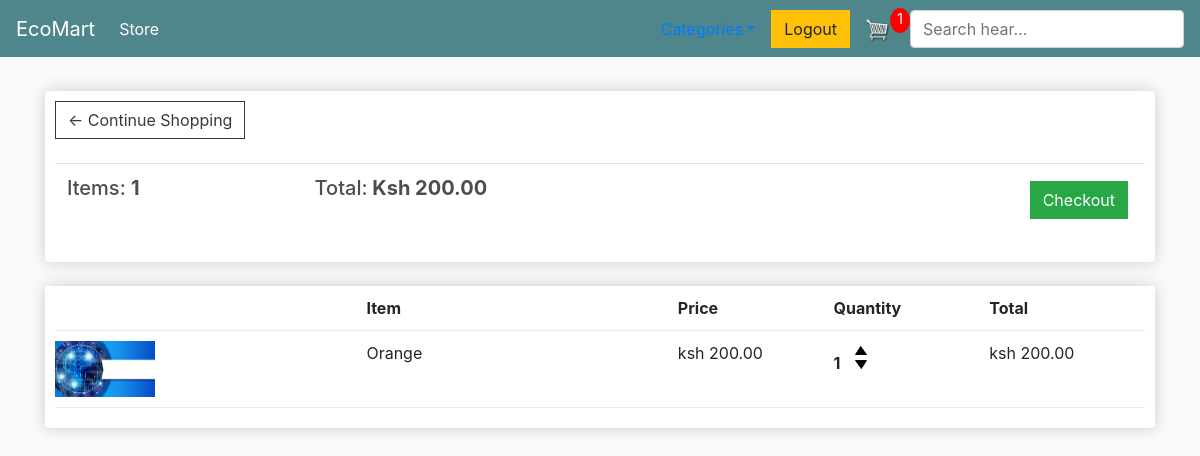
The app's page /cart/ (signed in), older data.
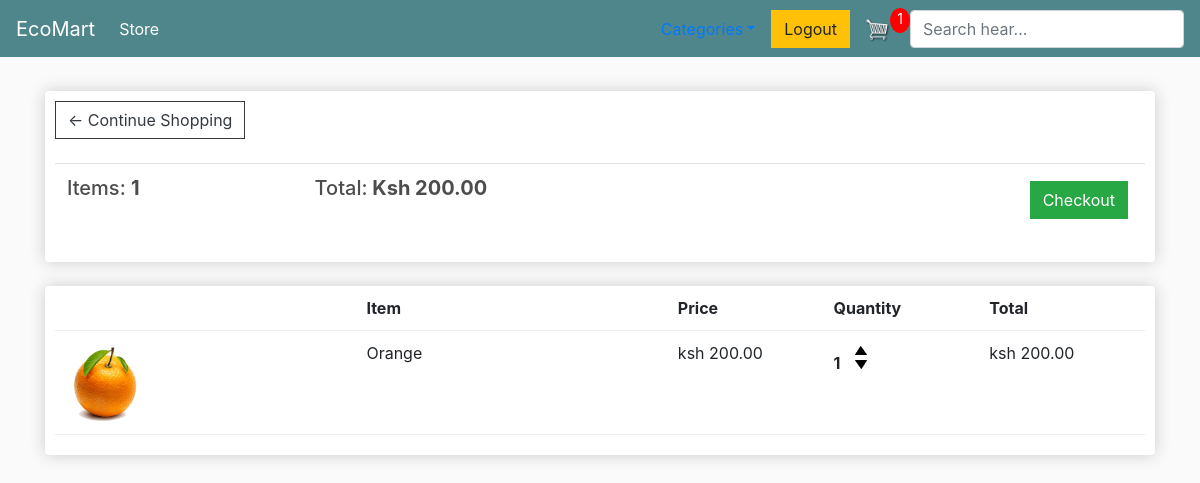
The same page, newer data.
### store/models.py (models this page shows, shortened)
class OrderItem(models.Model):
    product = models.ForeignKey(Product,on_delete= models.SET_NULL,null=True, blank=True)
    order = models.ForeignKey(Order,on_delete= models.SET_NULL,null=True, blank=True)
    quantity = models.IntegerField(default=0,null=True,blank=False)
    date_added = models.DateTimeField(auto_now_add=True)
    @property
    def get_total(self):
        total = self.product.price * self.quantity
        return total

class Product(models.Model):
    name = models.CharField(max_length=200,null=True)
    category = models.ForeignKey(Category,related_name='products',on_delete=models.CASCADE)
    price = models.DecimalField(max_digits=7, decimal_places=2)
    digital = models.BooleanField(default=False,null=True, blank=False)
    image = models.ImageField(null=True,blank=True)
    @property
    def imageURL(self):
        try:
            url = self.image.url
        except:
            url = ''
        return url

### store/views.py (the view)
# urls.py: path('cart/',views.cart,name='cart'),
def cart(request):
    data = cartData(request)
    cartItems = data['cartItems']
    order = data['order']
    items = data['items']
    context= {'items':items, 'order':order,'cartItems':cartItems}
    return render(request,'store/cart.html',context)

### store/models.py (called while the page is built)
    @property
    def get_cart_total(self):
        orderitems = self.orderitem_set.all()
        total = sum([item.get_total for item in orderitems])
        return total

    @property
    def get_cart_items(self):
        orderitems = self.orderitem_set.all()
        total = sum([item.quantity for item in orderitems])
        return total

### store/utils.py (called while the page is built)
def cartData(request):
    if request.user.is_authenticated:
        customer = request.user.customer
        order, created = Order.objects.get_or_create(customer=customer,complete=False)
        items = order.orderitem_set.all()
        cartItems = order.get_cart_items
    else:
        cookieData = cookieCart(request)
        cartItems = cookieData['cartItems']
        order = cookieData['order']
        items = cookieData['items']
    return {'cartItems': cartItems, 'order':order,'items':items}

### templates/store/cart.html
{% extends 'store/main.html' %}
{% load static %}
{% block content %}
	<div class="row">
		<div class="col-lg-12">
			<div class="box-element">
				<a  class="btn btn-outline-dark" href="{% url 'Store:home' %}">&#x2190; Continue Shopping</a>
				<br>
				<br>
				<table class="table">
					<tr>
						<th><h5>Items: <strong>{{order.get_cart_items}}</strong></h5></th>
						<th><h5>Total:<strong> Ksh {{order.get_cart_total|floatformat:2}}</strong></h5></th>
						<th>
							<a  style="float:right; margin:5px;" class="btn btn-success" href="{% url 'Store:checkout' %}">Checkout</a>
						</th>
					</tr>
				</table>
			</div>
			<br>
			<div class="box-element">
				<div class="cart-row">
					<div style="flex:2"></div>
					<div style="flex:2"><strong>Item</strong></div>
					<div style="flex:1"><strong>Price</strong></div>
					<div style="flex:1"><strong>Quantity</strong></div>
					<div style="flex:1"><strong>Total</strong></div>
				</div>
				{% for item in items %}
				<div class="cart-row">
					<div style="flex:2"><img class="row-image" src="{{item.product.imageURL}}"></div>
					<div style="flex:2"><p>{{item.product.name}}</p></div>
					<div style="flex:1"><p>ksh {{item.product.price|floatformat:2}}</p></div>
					<div style="flex:1">
						<p class="quantity">{{item.quantity}}</p>
						<div class="quantity">
							<img data-product="{{item.product.id}}" data-action="add" class="chg-quantity update-cart" src="{% static  'images/arrow-up.png' %}">
							<img data-product="{{item.product.id}}" data-action="remove" class="chg-quantity update-cart" src="{% static  'images/arrow-down.png' %}">
						</div>
					</div>
					<div style="flex:1"><p>ksh {{item.get_total|floatformat:2}}</p></div>
				</div>
				{% endfor %}
			</div>
		</div>
	</div>
{% endblock content %}

Row changes from the older to the newer data that the page shows:
changed through a linked row, OrderItem "Orange": product.imageURL: a different picture
